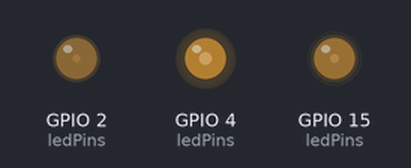
The sketch below on a simulated ESP32. Shown: output pins drawn as LEDs (lit = HIGH). Random numbers use the default seed unless the sketch sets one.

Above: at 0.1 s.
At 5.1 s:
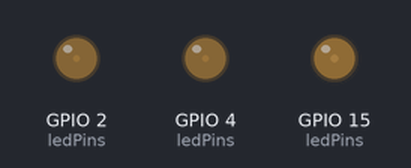
At 9.9 s:
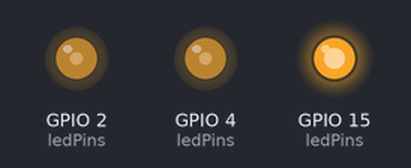
At 19.9 s:
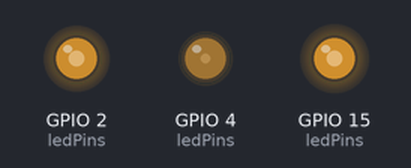
At 29.7 s:
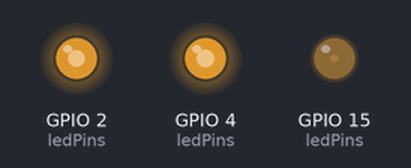
At 39.7 s:
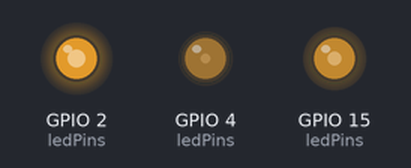
Timing chart, 0 to 40.0 s (numbered marks = the images above):
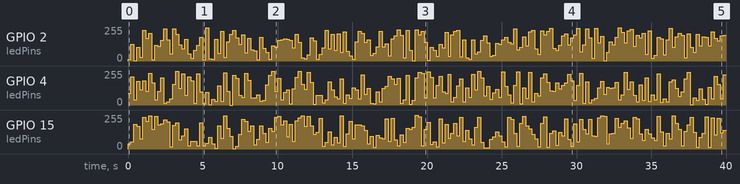

The sketch:

Sketch_05.1_RandomColorLight.ino
```cpp
/**********************************************************************
  Filename    : ColorfulLight
  Description : Use RGBLED to show random color.
  Auther      : www.freenove.com
  Modification: 2024/06/18
**********************************************************************/
const byte ledPins[] = {4, 2, 15};    //define red, green, blue led pins
const byte chns[] = {0, 1, 2};        //define the pwm channels
int red, green, blue;
void setup() {
  for (int i = 0; i < 3; i++) {   //setup the pwm channels,1KHz,8bit
    ledcAttachChannel(ledPins[i], 1000, 8, chns[i]);
  }
}

void loop() {
  red = random(0, 256);
  green = random(0, 256);
  blue = random(0, 256);
  setColor(red, green, blue);
  delay(200);
}

void setColor(byte r, byte g, byte b) {
  ledcWrite(ledPins[0], 255 - r); //Common anode LED, low level to turn on the led.
  ledcWrite(ledPins[1], 255 - g);
  ledcWrite(ledPins[2], 255 - b);
}
```

Measured:
- by itself, GPIO 2 (ledPins): 0/255 → 14/255 at 0.00 s, → 125/255 0.20 s later, → 1/255 0.20 s later, → 103/255 0.20 s later, … (200 changes in this stretch)
- by itself, GPIO 4 (ledPins): 0/255 → 88/255 at 0.00 s, → 212/255 0.20 s later, → 39/255 0.20 s later, → 177/255 0.20 s later, … (200 changes in this stretch)
